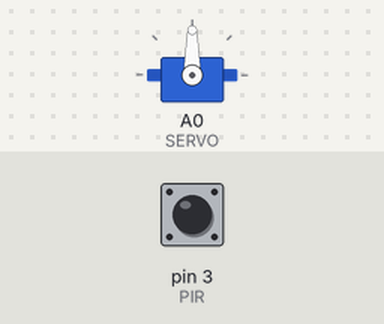
The sketch below on a simulated Arduino Uno, built with avr-gcc and run on an emulated ATmega328P. Parts: servo. The inputs (shaded band) are chosen by the test bench; at power-on: pin 3 (PIR) LOW.

Above: at 1.2 s.
1.3 s: pin 3 (PIR) driven HIGH
At 1.7 s:
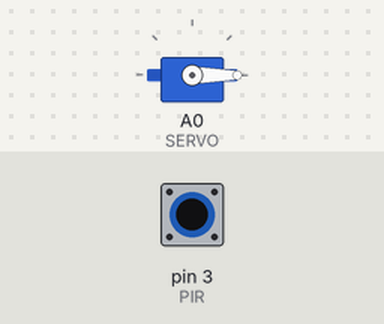
2.8 s: pin 3 (PIR) pulsed LOW 5 times (0.12 s each, 0.3 s apart)
At 4.6 s:
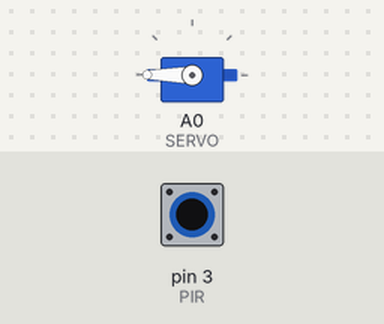
Timing chart, 0 to 6.1 s (numbered marks = the images above; inputs shaded):
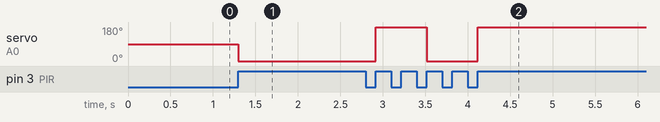

The sketch:

servo_test.ino
```cpp
#include <Servo.h>

#define PIR 3
#define SERVO A0

Servo servo;
int previous_pir = LOW;
int servo_pos = 0;

void setup() {
  pinMode(PIR, INPUT);
  servo.attach(SERVO);
}

void loop() {
  int pir = digitalRead(PIR);

  if (previous_pir != pir && pir == HIGH) {
    servo.write(servo_pos);
    if (servo_pos == 0) servo_pos = 180;
    else servo_pos = 0;
    delay(500);
  }

  previous_pir = pir;
}
```

Measured:
- after the input at 1.3 s, servo on A0 (SERVO): 90° → 0° at once
- after the input at 2.8 s, servo on A0 (SERVO): 0° → 180° after 0.12 s, → 0° 0.60 s later, → 180° 0.60 s later
